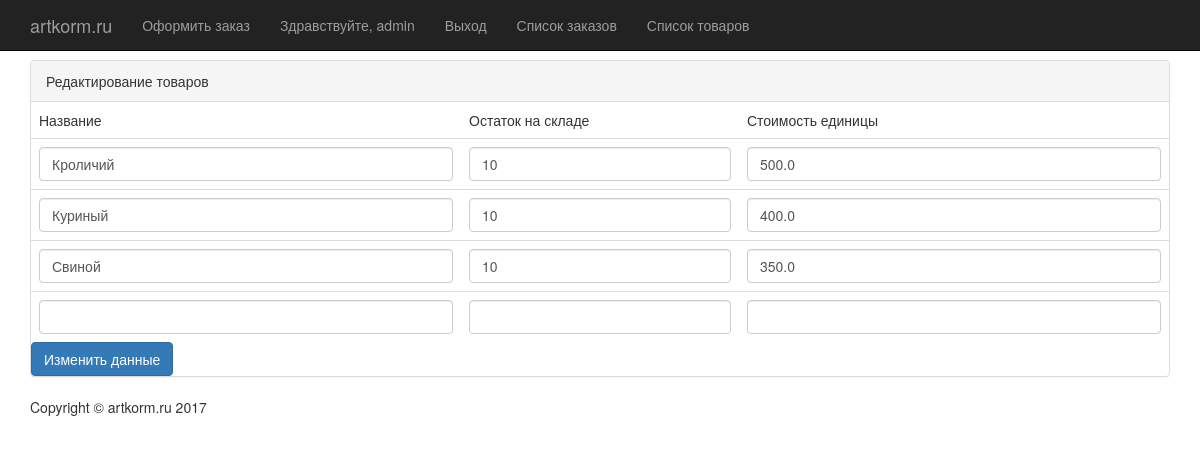
Page /staff_commodity/ (signed in) on the committed database.
### AnimalFeed/models.py (models this page shows, shortened)
class Commodity(models.Model):
    commodity_name = models.CharField(max_length=200)
    commodity_info = models.TextField()
    remained_count = models.IntegerField(default=0)
    cost_per_item = models.FloatField()

### AnimalFeed/views.py (the view, shortened to what this page needs)
# urls.py: url(r'^staff_commodity/$', views.CommodityStaffView.as_view(), name='staff_commodity'),
class CommodityStaffView(generic.ListView):
    template_name = 'AnimalFeed/staffCommodity.html'
    @method_decorator(staff_member_required)
    def dispatch(self, *args, **kwargs):
        return super(CommodityStaffView, self).dispatch(*args, **kwargs)
    def get_context_data(self, **kwargs):
        context = dict()
        context['username'] = self.request.user.username
        context['commodities'] = self.get_queryset()
        return context
    def get_queryset(self):
        return Commodity.objects.order_by('commodity_name')

### AnimalFeed/templates/AnimalFeed/staffCommodity.html (shortened to what this page needs)
{% extends "AnimalFeed/base.html" %}
{% block content %}
    <form method="POST">
        <div class="panel panel-default">
            <div class="panel-heading">Редактирование товаров</div>
            <table class="table">
                <tr>
                    <td>
                        Название
                    </td>
                    <td>
                        Остаток на складе
                    </td>
                    <td>
                        Стоимость единицы
                    </td>
                </tr>
                {% for c in commodities %}
                    <tr>
                        <td>
                            <input type="text" class="form-control" value="{{ c.commodity_name }}" id="name" name="name_{{ c.id }}">
                        </td>
                        <td>
                            <input type="number" class="form-control" min="0" max="100000" value="{{ c.remained_count }}" id="rem"
                                   name="rem_{{ c.id }}">
                        </td>
                        <td>
                            <input type="number" class="form-control" mid="0" max="100000" value="{{ c.cost_per_item }}" id="cpi"
                                   name="cpi_{{ c.id }}">
                        </td>
                    </tr>
                {% endfor %}
                <tr>
                    <td>
                        <input type="text" class="form-control" id="new_name" name="new_name">
                    </td>
                    <td>
                        <input type="number" class="form-control" min="0" max="100000" value="{{ c.remained_count }}" id="new_remained_count"
                               name="new_remained_count">
                    </td>
                    <td>
                        <input type="number" class="form-control" min="0" max="100000" value="{{ c.cost_per_item }}" id="new_cost"
                               name="new_cost">
                    </td>
                </tr>
            </table>
            <input type="submit" class="btn btn-primary" value="Изменить данные">
        </div>
    </form>
{% endblock %}

### AnimalFeed/templates/AnimalFeed/base.html (shortened to what this page needs)
<!DOCTYPE html>
<html lang="en">
<head>
    <link href="//maxcdn.bootstrapcdn.com/bootstrap/3.2.0/css/bootstrap.min.css" rel="stylesheet">
    <link href="//maxcdn.bootstrapcdn.com/bootstrap/3.2.0/css/heroic-features.css" rel="stylesheet">
</head>
<body>
<nav class="navbar navbar-inverse navbar-fixed-top" role="navigation">
    <div class="container">
        <div class="navbar-header">
            <a class="navbar-brand" href="/">artkorm.ru</a>
        </div>
        <div class="collapse navbar-collapse" id="bs-example-navbar-collapse-1">
            <ul class="nav navbar-nav">
                <li>
                    <a href="{% url 'AnimalFeed:confirmation' %}">Оформить заказ</a>
                </li>
                {% if user.is_authenticated %}
                <li>
                    {% if user.is_staff %}
                        <a href="/admin">Здравствуйте, {{ user.username }}</a>
                    {% else %}
                        <a>Здравствуйте, {{ user.username }}</a>
                    {% endif %}
                </li>
                <li>
                    <a href="{% url 'AnimalFeed:logout' %}">Выход</a>
                </li>
                {% if user.is_staff %}
                <li>
                    <a href="{% url 'AnimalFeed:staff_orders' %}">Список заказов</a>
                </li>
                <li>
                    <a href="{% url 'AnimalFeed:staff_commodity' %}">Список товаров</a>
                </li>
                {% endif %}
                {% endif %}
            </ul>
        </div>
    </div>
</nav>
<div class="container">
    <br>
    <br>
    <br>
    {% block content %}{% endblock %}
    <footer>
        <div class="row">
            <div class="col-lg-12">
                <p>Copyright &copy; artkorm.ru 2017</p>
            </div>
        </div>
    </footer>
</div>
</body>
</html>

### rows in the picture
Commodity: commodity_name "Кроличий", remained_count "10", cost_per_item "500.0"
Commodity: commodity_name "Куриный", remained_count "10", cost_per_item "400.0"
Commodity: commodity_name "Свиной", remained_count "10", cost_per_item "350.0"

### other values in the picture
{{ user.username }} "admin"
